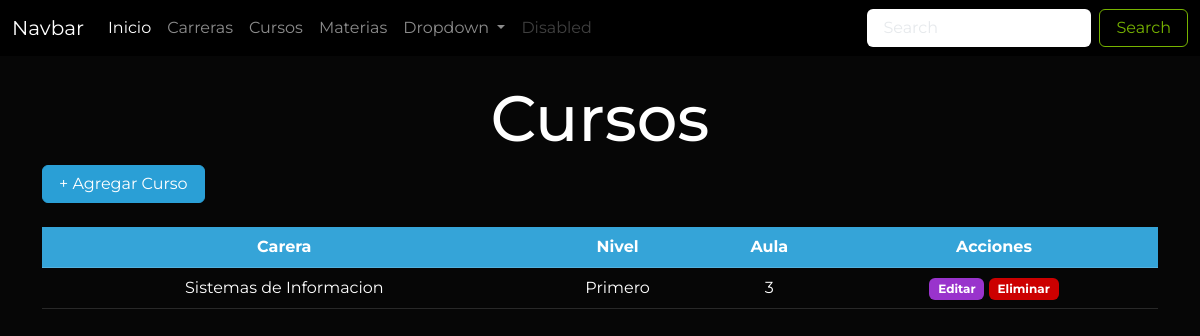
The page /cursos/ on the database as committed earlier.
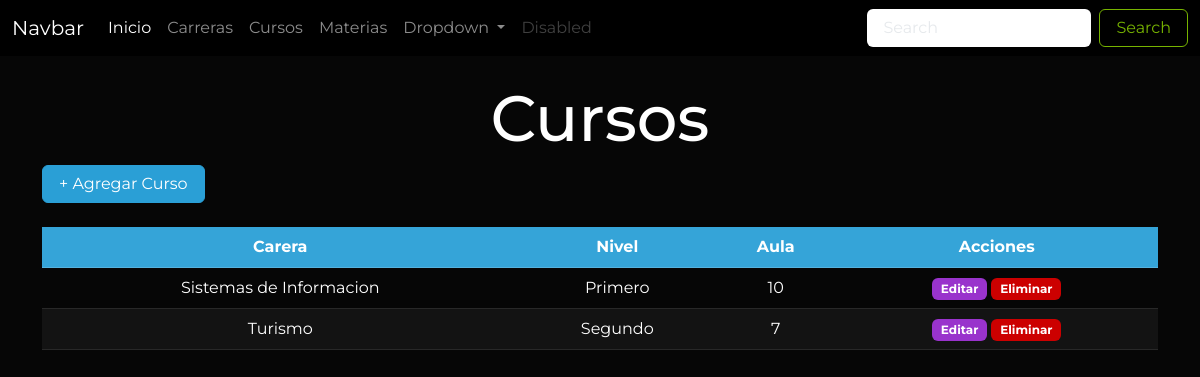
The same page on the database as committed later.
### Aplicaciones/Educacion/models.py (models this page shows, shortened)
class Curso(models.Model):
    id_cur=models.AutoField(primary_key=True)
    nivel_cur=models.CharField(max_length=50)
    aula_cur=models.IntegerField()
    fk_id_car=models.ForeignKey(Carrera, on_delete=models.PROTECT)

class Carrera(models.Model):
    id_car=models.AutoField(primary_key=True)
    nombre_car=models.CharField(max_length=50)
    fecha_creacion_car=models.DateField()
    telefono_car=models.CharField(max_length=10)
    logo_car=models.FileField(upload_to='carreras', null=True)

### Aplicaciones/Educacion/views/curso_views.py (the view)
# urls.py: path('cursos/', curso_views.cursos, name="cursos"),
def cursos(request):
    cursosDbb = Curso.objects.all()
    carrerasDbb = Carrera.objects.all()
    return render(request, 'cursos/cursos.html', {
        "cursos": cursosDbb,
        "carreras": carrerasDbb
    })

### Aplicaciones/Educacion/templates/cursos/cursos.html (shortened to what this page needs)
{% extends 'plantilla.html' %} {% load static %}  {% block contenido %}
<div class="container">
  <h1 class="text-center mt-4">Cursos</h1>
  <button
    type="button"
    class="btn btn-primary mb-4"
    data-bs-toggle="modal"
    data-bs-target="#exampleModal"
  >
    + Agregar Curso
  </button>
  {% if cursos %}
  <div class="table-responsive mb-4">
    <table class="table table-hover table-striped text-center" id="tabla">
      <thead class="table-primary">
        <tr>
          <th>Carera</th>
          <th>Nivel</th>
          <th>Aula</th>
          <th>Acciones</th>
        </tr>
      </thead>
      <tbody>
        {% for curso in cursos %}
        <tr>
          <td>{{curso.fk_id_car.nombre_car}}</td>
          <td>{{curso.nivel_cur}}</td>
          <td>{{curso.aula_cur}}</td>
          <td>
            <a
              href="{% url 'editar_curso' curso.id_cur %}"
              class="btn badge bg-info"
              >Editar</a
            >
            <a
              href="javascript:void(0)"
              onclick="eliminarFila('/eliminar_curso/{{curso.id_cur}}', 'Curso')"
              class="btn badge bg-danger"
              >Eliminar</a
            >
          </td>
        </tr>
        {% endfor %}
      </tbody>
    </table>
  </div>
  {% else %}
  <div class="alert alert-warning mt-4 text-center">
    No hay registros de cursos
  </div>
  {% endif %}
</div>
{% endblock contenido %}

Rows that differ between the two databases and show on the page:
changed Curso "Primero": aula_cur "3" → "10"
added Curso: fk_id_car.nombre_car "Turismo", nivel_cur "Segundo", aula_cur "7"
